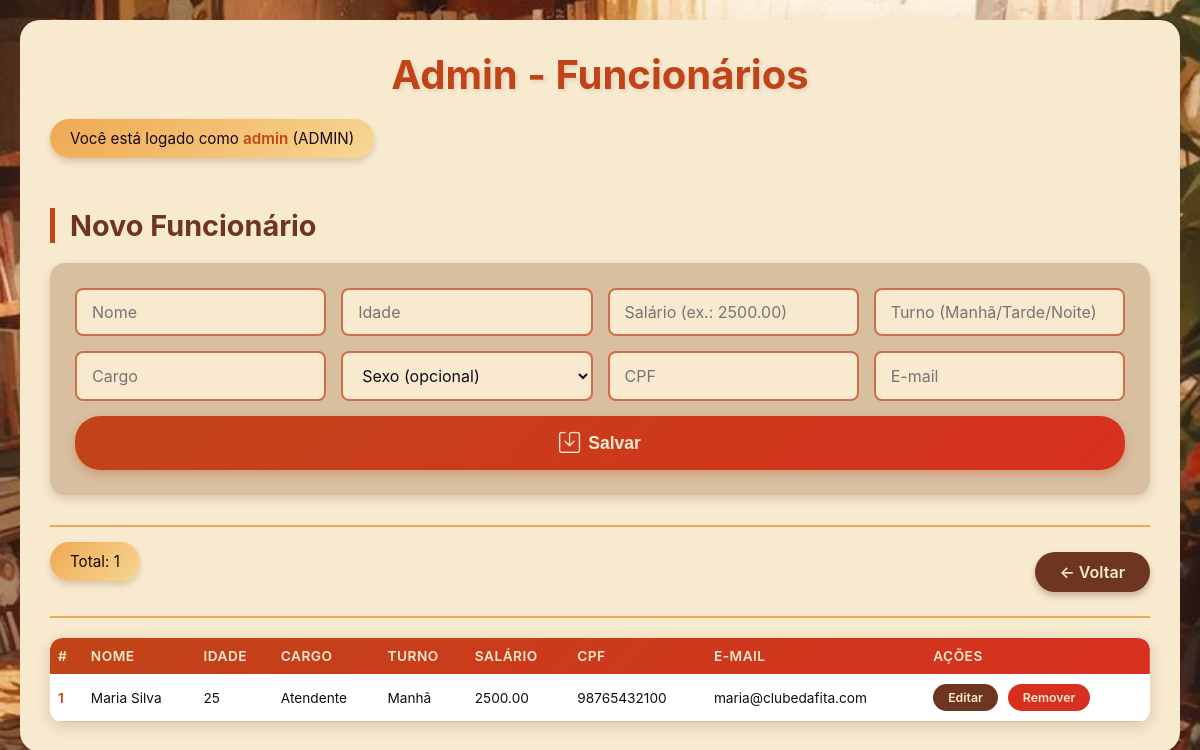
Page /pages/funcionarios.php (signed in) on the committed database.
### tables this page shows
CREATE TABLE IF NOT EXISTS funcionario (
    id_funcionario INT NOT NULL AUTO_INCREMENT,
    idade_funcionario INT NOT NULL,
    nome_funcionario VARCHAR(50) NOT NULL,
    salario_funcionario DECIMAL(10,2) NOT NULL,
    turno_funcionario VARCHAR(50) NOT NULL,
    cargo_funcionario VARCHAR(20) NOT NULL,
    sexo_funcionario VARCHAR(10) NOT NULL,
    cpf_funcionario CHAR(20) NOT NULL,
    email_funcionario VARCHAR(50) NOT NULL,
    PRIMARY KEY (id_funcionario)
 );

### pages/funcionarios.php (the view, shortened to what this page needs)
<?php
    $conn = include '../config/config.php';
$editItem = null;
$lista = $conn->query("SELECT * FROM funcionario ORDER BY id_funcionario DESC");
?>
<!DOCTYPE html>
<html lang="pt-br">
<head>
    <link rel="stylesheet" href="../css/funcionarios.css">
    <link rel="stylesheet" href="https://cdn.jsdelivr.net/npm/bootstrap-icons@1.13.1/font/bootstrap-icons.min.css">
    </head>
<body class="clientes">
    <div class="box">
        <h1>Admin - Funcionários</h1>
        <p class="badge">Você está logado como <strong><?php echo htmlspecialchars($_SESSION['usuario_logado']); ?></strong> (ADMIN)</p>
        <h2><?php echo $editItem ? 'Editar Funcionário' : 'Novo Funcionário'; ?></h2>
        <form class="simple" method="POST" action="funcionarios.php">
            <input type="text" name="nome_funcionario" placeholder="Nome" required value="<?php echo htmlspecialchars($editItem['nome_funcionario'] ?? ''); ?>">
            <input type="number" name="idade_funcionario" placeholder="Idade" required value="<?php echo htmlspecialchars($editItem['idade_funcionario'] ?? ''); ?>">
            <input type="text" name="salario_funcionario" placeholder="Salário (ex.: 2500.00)" value="<?php echo htmlspecialchars($editItem['salario_funcionario'] ?? ''); ?>">
            <input type="text" name="turno_funcionario" placeholder="Turno (Manhã/Tarde/Noite)" required value="<?php echo htmlspecialchars($editItem['turno_funcionario'] ?? ''); ?>">
            <input type="text" name="cargo_funcionario" placeholder="Cargo" required value="<?php echo htmlspecialchars($editItem['cargo_funcionario'] ?? ''); ?>">
            <select name="sexo_funcionario">
                <option value="" <?php echo empty($editItem['sexo_funcionario']) ? 'selected' : ''; ?>>Sexo (opcional)</option>
            </select>
            <input type="text" name="cpf_funcionario" placeholder="CPF" required value="<?php echo htmlspecialchars($editItem['cpf_funcionario'] ?? ''); ?>">
            <input type="email" name="email_funcionario" placeholder="E-mail" required value="<?php echo htmlspecialchars($editItem['email_funcionario'] ?? ''); ?>">
            <button type="submit"><i class="bi bi-save"></i> Salvar</button>
        </form>
        <div class="top-actions">
            <span class="badge">Total: <?php echo (int)($lista ? $lista->num_rows : 0); ?></span>
            <a href="../pages/home.php">← Voltar</a>
        </div>
    <div class="table-wrapper">
    <table>
            <thead>
                <tr>
                    <th>#</th>
                    <th>Nome</th>
                    <th>Idade</th>
                    <th>Cargo</th>
                    <th>Turno</th>
                    <th>Salário</th>
                    <th>CPF</th>
                    <th>E-mail</th>
                    <th>Ações</th>
                </tr>
            </thead>
            <tbody>
                <?php if ($lista && $lista->num_rows > 0): ?>
                    <?php while ($f = $lista->fetch_assoc()): ?>
                        <tr>
                            <td><?php echo (int)$f['id_funcionario']; ?></td>
                            <td><?php echo htmlspecialchars($f['nome_funcionario']); ?></td>
                            <td><?php echo htmlspecialchars($f['idade_funcionario']); ?></td>
                            <td><?php echo htmlspecialchars($f['cargo_funcionario']); ?></td>
                            <td><?php echo htmlspecialchars($f['turno_funcionario']); ?></td>
                            <td><?php echo htmlspecialchars($f['salario_funcionario']); ?></td>
                            <td><?php echo htmlspecialchars($f['cpf_funcionario']); ?></td>
                            <td><?php echo htmlspecialchars($f['email_funcionario']); ?></td>
                            <td class="actions">
                                <a href="../pages/funcionarios.php?action=edit&id=<?php echo (int)$f['id_funcionario']; ?>">Editar</a>
                                <a href="../pages/funcionarios.php?action=delete&id=<?php echo (int)$f['id_funcionario']; ?>" onclick="return confirmarDel(<?php echo json_encode($f['nome_funcionario']); ?>)">Remover</a>
                            </td>
                        </tr>
                    <?php endwhile; ?>
                <?php else: ?>
                    <tr><td colspan="9">Nenhum funcionário cadastrado.</td></tr>
                <?php endif; ?>
            </tbody>
    </table>
</body>
</html>

### css/funcionarios.css (style rules this page uses)
body.clientes { background: #2c3a2c url('../img/download14.jpg') center/cover no-repeat fixed; }
* { margin: 0; padding: 0; box-sizing: border-box; }
body { font-family: "Inter", sans-serif; font-optical-sizing: auto; background-color: #b38153; min-height: 100vh; padding: 20px; }
.box { background: #F7EACF; border-radius: 20px; padding: 40px; max-width: 1400px; margin: 0 auto; box-shadow: 0 20px 60px rgba(193, 68, 24, 0.3); animation: fadeIn 0.5s ease-in; }
h1 { color: #C14418; font-size: 2.5em; margin-bottom: 20px; text-align: center; text-shadow: 2px 2px 4px rgba(0, 0, 0, 0.1); }
h2 { color: #6e3520; font-size: 1.8em; margin: 30px 0 20px; padding-left: 15px; border-left: 5px solid #C14418; }
.badge { background: linear-gradient(135deg, #f0a852 0%, #f7d793 100%); color: #160a17; padding: 10px 20px; border-radius: 25px; display: inline-block; font-size: 0.95em; margin-bottom: 20px; box-shadow: 0 4px 6px rgba(110, 53, 32, 0.2); }
.badge strong { color: #C14418; font-weight: 600; }
form.simple { background: #d7bfa0; padding: 25px; border-radius: 15px; margin: 20px 0; display: grid; grid-template-columns: repeat(auto-fit, minmax(250px, 1fr)); gap: 15px; box-shadow: 0 4px 10px rgba(110, 53, 32, 0.2); }
form.simple input, form.simple select { padding: 12px 15px; border: 2px solid #bf431abb; border-radius: 8px; font-size: 1em; font-family: "Inter", sans-serif; background: #F7EACF; color: #160a17; transition: all 0.3s ease; }
form.simple select { cursor: pointer; }
form.simple button { grid-column: 1 / -1; padding: 15px 30px; background: linear-gradient(135deg, #C14418 0%, #d7301f 100%); color: #F7EACF; border: none; border-radius: 25px; font-size: 1.1em; font-weight: 600; cursor: pointer; transition: all 0.3s ease; box-shadow: 0 4px 10px rgba(193, 68, 24, 0.3); display: flex; align-items: center; justify-content: center; gap: 8px; }
form.simple button i { font-size: 1.2em; }
.top-actions { display: flex; justify-content: space-between; align-items: center; margin: 30px 0 20px; padding: 15px 0; border-top: 2px solid #f0a852; border-bottom: 2px solid #f0a852; }
.top-actions a { padding: 10px 25px; background: #6e3520; color: #F7EACF; text-decoration: none; border-radius: 20px; font-weight: 600; transition: all 0.3s ease; box-shadow: 0 4px 6px rgba(110, 53, 32, 0.3); }
.table-wrapper { overflow-x: auto; margin-top: 20px; border-radius: 12px; box-shadow: 0 4px 15px rgba(110, 53, 32, 0.2); }
table { width: 100%; border-collapse: collapse; background: white; border-radius: 12px; overflow: hidden; }
thead { background: linear-gradient(135deg, #C14418 0%, #d7301f 100%); color: #F7EACF; }
thead th { padding: 15px 12px; text-align: left; font-weight: 600; font-size: 0.95em; text-transform: uppercase; letter-spacing: 0.5px; }
tbody tr { border-bottom: 1px solid #d7bfa0; transition: all 0.3s ease; }
tbody td { padding: 12px; color: #160a17; font-size: 0.95em; }
tbody td:first-child { font-weight: 600; color: #C14418; }
td.actions { display: flex; gap: 10px; flex-wrap: wrap; }
td.actions a { padding: 6px 15px; text-decoration: none; border-radius: 15px; font-size: 0.9em; font-weight: 600; transition: all 0.3s ease; white-space: nowrap; }
td.actions a:first-child { background: #6e3520; color: #F7EACF; }
td.actions a:last-child { background: #d7301f; color: #F7EACF; }
@media (max-width: 1200px) { .box { padding: 30px; } }
@media (max-width: 1200px) { table { font-size: 0.9em; } }
@media (max-width: 1200px) { thead th, tbody td { padding: 10px 8px; } }

### rows in the picture
funcionario: id_funcionario "1", nome_funcionario "Maria Silva", idade_funcionario "25", cargo_funcionario "Atendente", turno_funcionario "Manhã", salario_funcionario "2500.00", cpf_funcionario "98765432100", email_funcionario "maria@clubedafita.com"

### other values in the picture
$_SESSION['usuario_logado'] "admin"
$lista ? $lista->num_rows : 0 "1"
